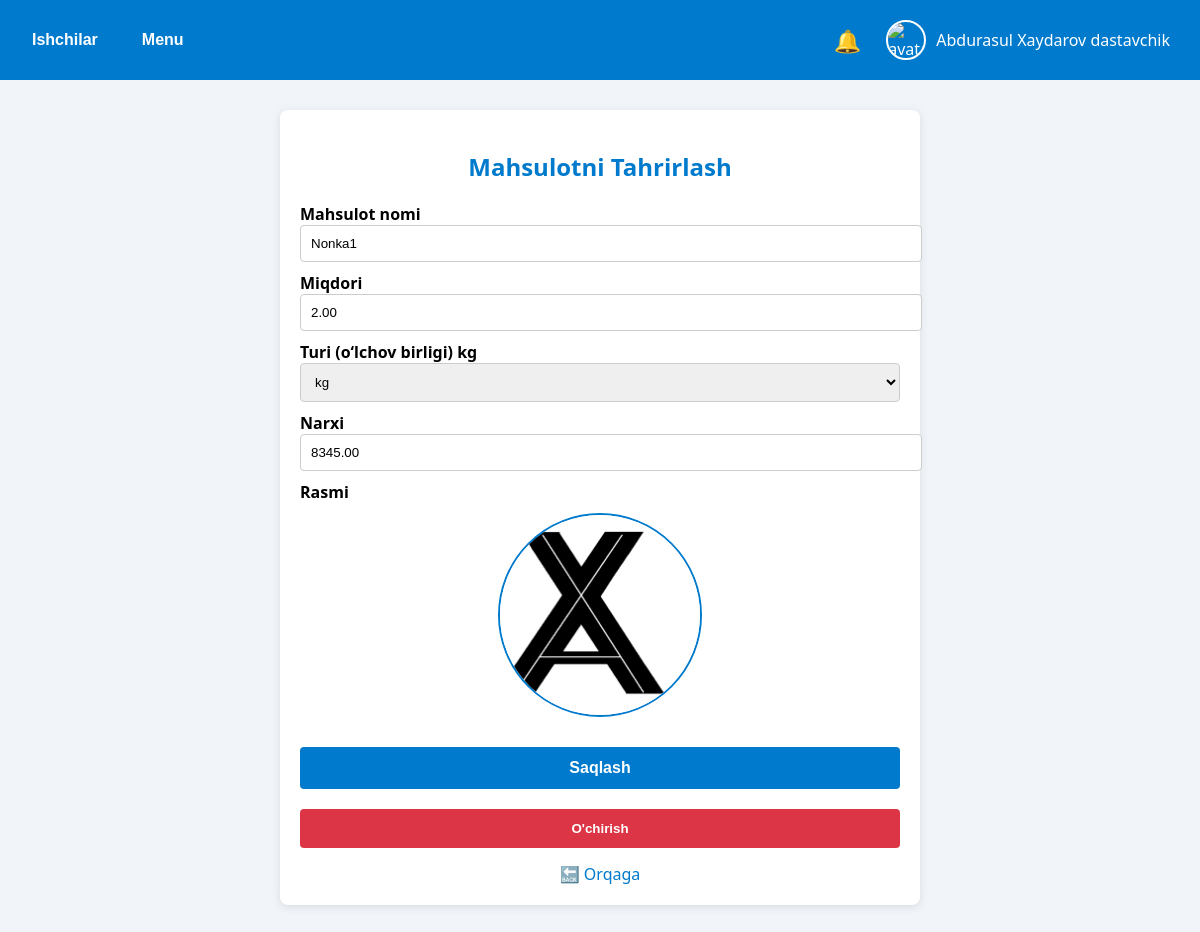
The page /product/4/ (signed in) on the database as committed earlier.
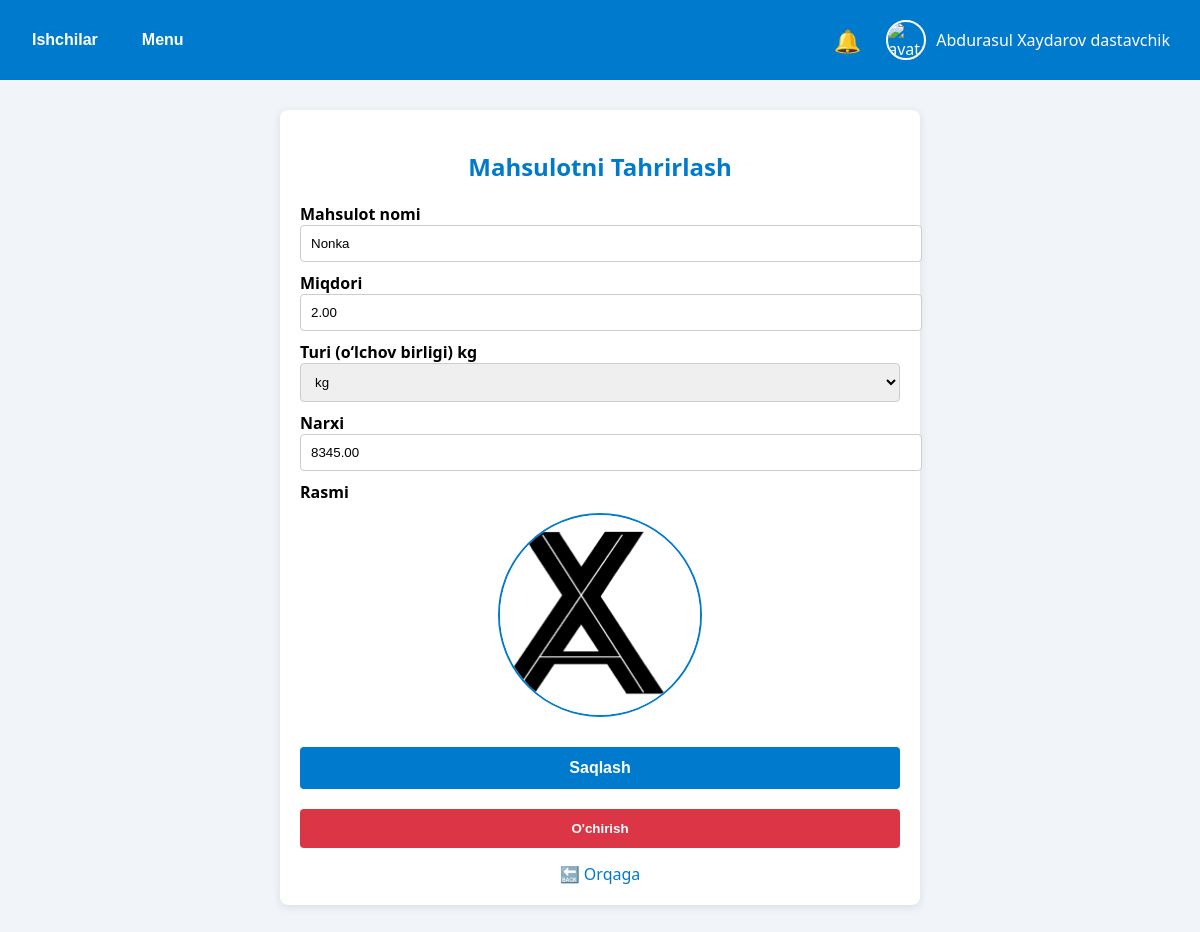
The same page on the database as committed later.
### main/models.py (models this page shows, shortened)
class Mahsulot(models.Model):
    nomi = models.CharField(max_length=255)
    rasmi = models.ImageField(upload_to='mahsulotlar/')
    narxi = models.DecimalField(max_digits=10, decimal_places=2)
    turi = models.ForeignKey(MahsulotTuri, on_delete=models.CASCADE)
    miqdori = models.FloatField(default=0)

class MahsulotTuri(models.Model):
    nomi = models.CharField(max_length=100)  # kg, dona, l
    def __str__(self):
        return self.nomi

### main/views.py (the view, shortened to what this page needs)
# urls.py: path('product/<int:mahsulot_id>/', seemahsulot, name='seeproduct'),
@login_required(login_url='login')
def seemahsulot(request, mahsulot_id):
    mahsulot = Mahsulot.objects.get(id=mahsulot_id)
    turs=MahsulotTuri.objects.all()
    return render(request, 'seemahsulot.html', {'mahsulot': mahsulot,'turs':turs})

### main/models.py (called while the page is built)
    @property
    def rasmi(self):
        if self.type == 'yetkazib_beruvchi':
            try:
                return YetkazibBeruvchi.objects.get(user=self).rasmi.url
            except YetkazibBeruvchi.DoesNotExist:
                return None
        elif self.type == 'pazanda':
            try:
                return Pazanda.objects.get(user=self).rasmi.url
            except Pazanda.DoesNotExist:
                return None
        return None

### main/templates/seemahsulot.html (shortened to what this page needs)
{% extends 'egabase.html' %}
{% load static %}
{% block content %}
<div style="max-width: 600px; margin: 30px auto; background: #fff; padding: 20px; border-radius: 8px; box-shadow: 0 2px 10px rgba(0,0,0,0.1);">
    <h2 style="color: #007acc; text-align: center; margin-bottom: 20px;">Mahsulotni Tahrirlash</h2>
    <form method="POST" enctype="multipart/form-data">
        <label for="nomi" style="font-weight: bold;">Mahsulot nomi</label>
        <input type="text" id="nomi" name="nomi" value="{{ mahsulot.nomi }}" required
               style="width: 100%; padding: 10px; margin-bottom: 10px; border: 1px solid #ccc; border-radius: 4px;">
        <label for="miqdori" style="font-weight: bold;">Miqdori</label>
        <input type="number" id="miqdori" name="miqdori" value="{{ mahsulot.miqdori }}" required
               style="width: 100%; padding: 10px; margin-bottom: 10px; border: 1px solid #ccc; border-radius: 4px;">
        <label for="turi" style="font-weight: bold;">Turi (o‘lchov birligi) {{ mahsulot.turi }}  </label>
       <select id="turi" name="turi" required
               style="width: 100%; padding: 10px; margin-bottom: 10px; border: 1px solid #ccc; border-radius: 4px;">
               {% for tur in turs%}
               <option value="{{ tur.nomi }}" {%  if mahsulot.turi.nomi == tur.nomi %} selected  {% endif %} >{{ tur.nomi }}</option>
               {% endfor %}
               </select>
        <label for="narxi" style="font-weight: bold;">Narxi</label>
        <input type="number" id="narxi" name="narxi" value="{{ mahsulot.narxi }}" step="0.01" required
               style="width: 100%; padding: 10px; margin-bottom: 10px; border: 1px solid #ccc; border-radius: 4px;">
        <label for="rasmi_input" style="display: block; font-weight: bold;">Rasmi</label>
        <img src="{% if mahsulot.rasmi %}{{ mahsulot.rasmi.url }}{% else %}{% static 'images/default_product.jpg' %}{% endif %}"
             alt="Mahsulot rasmi"
             id="preview-rasm"
             style="width: 200px; height: 200px; object-fit: cover; border-radius: 50%; border: 2px solid #007acc; margin: 10px auto; display: block; cursor: pointer;">
        <button type="submit"
                style="margin-top: 20px; width: 100%; padding: 12px; background: #007acc; color: #fff; border: none; border-radius: 4px; font-size: 16px; font-weight: bold; cursor: pointer;">
            Saqlash
        </button>
        <a href="{% url 'delprdct' mahsulot.id %}" >
            <button type="button"
                    style="margin-top: 20px;  width: 100%; padding: 12px; background-color: #dc3545; color: white; border: none; border-radius: 4px; font-weight: bold; cursor: pointer;"
            >
                O'chirish
            </button>
        </a>
    </form>
    <a href="{% url 'main' %}" style="display: inline-block; margin-top: 15px; text-align: center; width: 100%; text-decoration: none; color: #007acc;">
        🔙 Orqaga
    </a>
</div>
{% endblock %}

Rows that differ between the two databases and show on the page:
changed Mahsulot "kg": nomi "Nonka1" → "Nonka"
